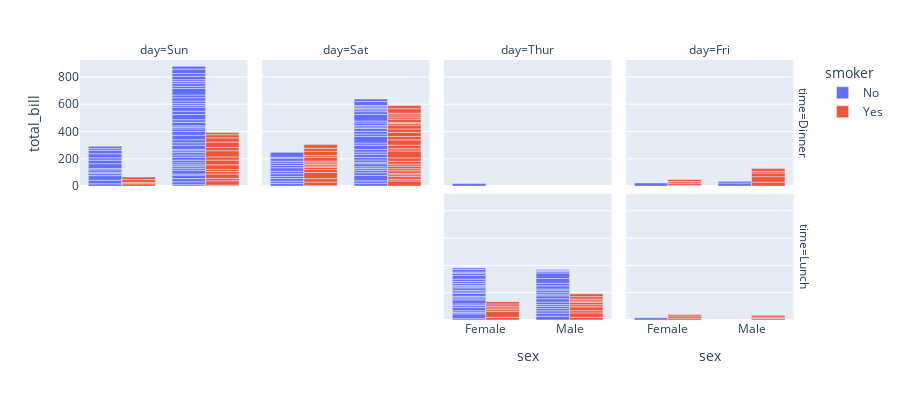

Notebook source saved alongside this figure:
### Code cell
fig = px.bar(tips, x='sex', y='total_bill', color='smoker', barmode='group', height=400,
            facet_col='day', facet_row='time')
fig.show()

### Figure 1 — Plotly figure (JSON) as saved in the notebook; plotly's stock layout.template omitted (floating-point values rounded to 4 significant figures)
{"data": [{"alignmentgroup": "True", "hovertemplate": "smoker=No<br>time=Dinner<br>day=Sun<br>sex=%{x}<br>total_bill=%{y}<extra></extra>", "legendgroup": "No", "marker": {"color": "#636efa"}, "name": "No", "offsetgroup": "No", "orientation": "v", "showlegend": true, "textposition": "auto", "type": "bar", "x": ["Female", "Male", "Male", "Male", "Female", "Male", "Male", "Male", "Male", "Male", "Male", "Female", "Male", "Male", "Female", "Male", "Female", "Male", "Female", "Male", "Male", "Male", "Male", "Male", "Male", "Male", "Male", "Male", "Male", "Female", "Female", "Male", "Male", "Male", "Male", "Male", "Female", "Female", "Male", "Male", "Male", "Male", "Male", "Male", "Female", "Male", "Female", "Female", "Male", "Male", "Male", "Female", "Male", "Male", "Male", "Male", "Male"], "xaxis": "x5", "y": [16.99, 10.34, 21.01, 23.68, 24.59, 25.29, 8.77, 26.88, 15.04, 14.78, 10.27, 35.26, 15.42, 18.43, 14.83, 21.58, 10.33, 16.29, 16.97, 17.46, 13.94, 9.68, 30.4, 18.29, 22.23, 32.4, 28.55, 18.04, 12.54, 10.29, 34.81, 9.94, 25.56, 19.49, 38.07, 23.95, 25.71, 17.31, 29.93, 14.07, 13.13, 17.26, 24.55, 19.77, 29.85, 48.17, 25, 13.39, 16.49, 21.5, 12.66, 16.21, 13.81, 24.52, 20.76, 31.71, 20.69], "yaxis": "y5"}, {"alignmentgroup": "True", "hovertemplate": "smoker=No<br>time=Dinner<br>day=Sat<br>sex=%{x}<br>total_bill=%{y}<extra></extra>", "legendgroup": "No", "marker": {"color": "#636efa"}, "name": "No", "offsetgroup": "No", "orientation": "v", "showlegend": false, "textposition": "auto", "type": "bar", "x": ["Male", "Male", "Female", "Female", "Male", "Male", "Male", "Male", "Male", "Male", "Female", "Male", "Male", "Female", "Female", "Male", "Male", "Male", "Female", "Male", "Male", "Male", "Female", "Male", "Male", "Male", "Female", "Male", "Male", "Female", "Female", "Male", "Female", "Male", "Male", "Female", "Male", "Male", "Male", "Male", "Male", "Male", "Female", "Male", "Male"], "xaxis": "x6", "y": [20.65, 17.92, 20.29, 15.77, 39.42, 19.82, 17.81, 13.37, 12.69, 21.7, 19.65, 9.55, 18.35, 15.06, 20.69, 17.78, 24.06, 16.31, 16.93, 18.69, 31.27, 16.04, 26.41, 48.27, 17.59, 20.08, 16.45, 20.23, 12.02, 17.07, 14.73, 10.51, 20.92, 18.24, 14, 7.25, 48.33, 20.45, 13.28, 11.61, 10.77, 10.07, 35.83, 29.03, 17.82], "yaxis": "y6"}, {"alignmentgroup": "True", "hovertemplate": "smoker=No<br>time=Dinner<br>day=Thur<br>sex=%{x}<br>total_bill=%{y}<extra></extra>", "legendgroup": "No", "marker": {"color": "#636efa"}, "name": "No", "offsetgroup": "No", "orientation": "v", "showlegend": false, "textposition": "auto", "type": "bar", "x": ["Female"], "xaxis": "x7", "y": [18.78], "yaxis": "y7"}, {"alignmentgroup": "True", "hovertemplate": "smoker=No<br>time=Dinner<br>day=Fri<br>sex=%{x}<br>total_bill=%{y}<extra></extra>", "legendgroup": "No", "marker": {"color": "#636efa"}, "name": "No", "offsetgroup": "No", "orientation": "v", "showlegend": false, "textposition": "auto", "type": "bar", "x": ["Male", "Female", "Male"], "xaxis": "x8", "y": [22.49, 22.75, 12.46], "yaxis": "y8"}, {"alignmentgroup": "True", "hovertemplate": "smoker=No<br>time=Lunch<br>day=Thur<br>sex=%{x}<br>total_bill=%{y}<extra></extra>", "legendgroup": "No", "marker": {"color": "#636efa"}, "name": "No", "offsetgroup": "No", "orientation": "v", "showlegend": false, "textposition": "auto", "type": "bar", "x": ["Male", "Male", "Male", "Male", "Female", "Male", "Female", "Male", "Male", "Male", "Male", "Female", "Female", "Female", "Male", "Female", "Male", "Male", "Female", "Female", "Male", "Female", "Female", "Male", "Male", "Female", "Female", "Female", "Female", "Female", "Female", "Female", "Female", "Female", "Male", "Male", "Female", "Female", "Female", "Female", "Female", "Male", "Male", "Male"], "xaxis": "x3", "y": [27.2, 22.76, 17.29, 16.66, 10.07, 15.98, 34.83, 13.03, 18.28, 24.71, 21.16, 10.65, 12.43, 24.08, 11.69, 13.42, 14.26, 15.95, 12.48, 29.8, 8.52, 14.52, 11.38, 22.82, 19.08, 20.27, 11.17, 12.26, 18.26, 8.51, 10.33, 14.15, 13.16, 17.47, 34.3, 41.19, 27.05, 16.43, 8.35, 18.64, 11.87, 9.78, 7.51, 7.56], "yaxis": "y3"}, {"alignmentgroup": "True", "hovertemplate": "smoker=No<br>time=Lunch<br>day=Fri<br>sex=%{x}<br>total_bill=%{y}<extra></extra>", "legendgroup": "No", "marker": {"color": "#636efa"}, "name": "No", "offsetgroup": "No", "orientation": "v", "showlegend": false, "textposition": "auto", "type": "bar", "x": ["Female"], "xaxis": "x4", "y": [15.98], "yaxis": "y4"}, {"alignmentgroup": "True", "hovertemplate": "smoker=Yes<br>time=Dinner<br>day=Sun<br>sex=%{x}<br>total_bill=%{y}<extra></extra>", "legendgroup": "Yes", "marker": {"color": "#EF553B"}, "name": "Yes", "offsetgroup": "Yes", "orientation": "v", "showlegend": true, "textposition": "auto", "type": "bar", "x": ["Female", "Male", "Male", "Male", "Male", "Male", "Male", "Female", "Male", "Male", "Male", "Male", "Male", "Male", "Female", "Male", "Female", "Male", "Male"], "xaxis": "x5", "y": [17.51, 7.25, 31.85, 16.82, 32.9, 17.89, 14.48, 9.6, 34.63, 34.65, 23.33, 45.35, 23.17, 40.55, 20.9, 30.46, 18.15, 23.1, 15.69], "yaxis": "y5"}, {"alignmentgroup": "True", "hovertemplate": "smoker=Yes<br>time=Dinner<br>day=Sat<br>sex=%{x}<br>total_bill=%{y}<extra></extra>", "legendgroup": "Yes", "marker": {"color": "#EF553B"}, "name": "Yes", "offsetgroup": "Yes", "orientation": "v", "showlegend": false, "textposition": "auto", "type": "bar", "x": ["Male", "Male", "Male", "Male", "Male", "Male", "Female", "Male", "Female", "Female", "Male", "Female", "Female", "Male", "Male", "Male", "Female", "Female", "Female", "Male", "Male", "Male", "Male", "Male", "Female", "Male", "Male", "Female", "Female", "Female", "Male", "Male", "Male", "Female", "Female", "Male", "Male", "Male", "Male", "Male", "Female", "Male"], "xaxis": "x6", "y": [38.01, 11.24, 20.29, 13.81, 11.02, 18.29, 3.07, 15.01, 26.86, 25.28, 17.92, 44.3, 22.42, 15.36, 20.49, 25.21, 14.31, 10.59, 10.63, 50.81, 15.81, 26.59, 38.73, 24.27, 12.76, 30.06, 25.89, 13.27, 28.17, 12.9, 28.15, 11.59, 7.74, 30.14, 22.12, 24.01, 15.69, 15.53, 12.6, 32.83, 27.18, 22.67], "yaxis": "y6"}, {"alignmentgroup": "True", "hovertemplate": "smoker=Yes<br>time=Dinner<br>day=Fri<br>sex=%{x}<br>total_bill=%{y}<extra></extra>", "legendgroup": "Yes", "marker": {"color": "#EF553B"}, "name": "Yes", "offsetgroup": "Yes", "orientation": "v", "showlegend": false, "textposition": "auto", "type": "bar", "x": ["Male", "Female", "Female", "Male", "Male", "Male", "Male", "Female", "Female"], "xaxis": "x8", "y": [28.97, 5.75, 16.32, 40.17, 27.28, 12.03, 21.01, 11.35, 15.38], "yaxis": "y8"}, {"alignmentgroup": "True", "hovertemplate": "smoker=Yes<br>time=Lunch<br>day=Thur<br>sex=%{x}<br>total_bill=%{y}<extra></extra>", "legendgroup": "Yes", "marker": {"color": "#EF553B"}, "name": "Yes", "offsetgroup": "Yes", "orientation": "v", "showlegend": false, "textposition": "auto", "type": "bar", "x": ["Male", "Male", "Male", "Female", "Male", "Male", "Male", "Male", "Female", "Female", "Male", "Male", "Female", "Female", "Female", "Male", "Female"], "xaxis": "x3", "y": [19.44, 32.68, 16, 19.81, 28.44, 15.48, 16.58, 10.34, 43.11, 13, 13.51, 18.71, 12.74, 13, 16.4, 20.53, 16.47], "yaxis": "y3"}, {"alignmentgroup": "True", "hovertemplate": "smoker=Yes<br>time=Lunch<br>day=Fri<br>sex=%{x}<br>total_bill=%{y}<extra></extra>", "legendgroup": "Yes", "marker": {"color": "#EF553B"}, "name": "Yes", "offsetgroup": "Yes", "orientation": "v", "showlegend": false, "textposition": "auto", "type": "bar", "x": ["Male", "Female", "Male", "Male", "Female", "Female"], "xaxis": "x4", "y": [12.16, 13.42, 8.58, 13.42, 16.27, 10.09], "yaxis": "y4"}], "layout": {"annotations": [{"font": {}, "showarrow": false, "text": "day=Sun", "x": 0.115, "xanchor": "center", "xref": "paper", "y": 1, "yanchor": "bottom", "yref": "paper"}, {"font": {}, "showarrow": false, "text": "day=Sat", "x": 0.365, "xanchor": "center", "xref": "paper", "y": 1, "yanchor": "bottom", "yref": "paper"}, {"font": {}, "showarrow": false, "text": "day=Thur", "x": 0.615, "xanchor": "center", "xref": "paper", "y": 1, "yanchor": "bottom", "yref": "paper"}, {"font": {}, "showarrow": false, "text": "day=Fri", "x": 0.865, "xanchor": "center", "xref": "paper", "y": 1, "yanchor": "bottom", "yref": "paper"}, {"font": {}, "showarrow": false, "text": "time=Lunch", "textangle": 90, "x": 0.98, "xanchor": "left", "xref": "paper", "y": 0.2425, "yanchor": "middle", "yref": "paper"}, {"font": {}, "showarrow": false, "text": "time=Dinner", "textangle": 90, "x": 0.98, "xanchor": "left", "xref": "paper", "y": 0.7575, "yanchor": "middle", "yref": "paper"}], "barmode": "group", "height": 400, "legend": {"title": {"text": "smoker"}, "tracegroupgap": 0}, "margin": {"t": 60}, "xaxis": {"anchor": "y", "domain": [0, 0.23], "title": {"text": "sex"}}, "xaxis2": {"anchor": "y2", "domain": [0.25, 0.48], "matches": "x", "title": {"text": "sex"}}, "xaxis3": {"anchor": "y3", "domain": [0.5, 0.73], "matches": "x", "title": {"text": "sex"}}, "xaxis4": {"anchor": "y4", "domain": [0.75, 0.98], "matches": "x", "title": {"text": "sex"}}, "xaxis5": {"anchor": "y5", "domain": [0, 0.23], "matches": "x", "showticklabels": false}, "xaxis6": {"anchor": "y6", "domain": [0.25, 0.48], "matches": "x", "showticklabels": false}, "xaxis7": {"anchor": "y7", "domain": [0.5, 0.73], "matches": "x", "showticklabels": false}, "xaxis8": {"anchor": "y8", "domain": [0.75, 0.98], "matches": "x", "showticklabels": false}, "yaxis": {"anchor": "x", "domain": [0, 0.485], "title": {"text": "total_bill"}}, "yaxis2": {"anchor": "x2", "domain": [0, 0.485], "matches": "y", "showticklabels": false}, "yaxis3": {"anchor": "x3", "domain": [0, 0.485], "matches": "y", "showticklabels": false}, "yaxis4": {"anchor": "x4", "domain": [0, 0.485], "matches": "y", "showticklabels": false}, "yaxis5": {"anchor": "x5", "domain": [0.515, 1], "matches": "y", "title": {"text": "total_bill"}}, "yaxis6": {"anchor": "x6", "domain": [0.515, 1], "matches": "y", "showticklabels": false}, "yaxis7": {"anchor": "x7", "domain": [0.515, 1], "matches": "y", "showticklabels": false}, "yaxis8": {"anchor": "x8", "domain": [0.515, 1], "matches": "y", "showticklabels": false}}}
